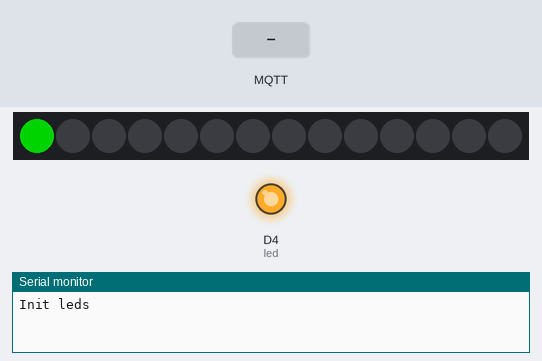
A sketch run on a simulated ESP8266 (NodeMCU). Shown: 14 RGB LEDs in strip order, left to right, output pins drawn as LEDs (lit = HIGH), the last lines printed to the serial monitor. The inputs (shaded band) are chosen by the test bench. Dim RGB values are drawn brighter than linear; WiFi joins after 1.5 s; servers stay silent unless stated; no MQTT or app messages arrive unless stated; pins used as bus, display or sensor lines are not drawn.

Above: at 1.6 s.
4.6 s: MQTT message "200" arrives on the second subscribed topic
6.1 s: MQTT message "0" arrives on the third subscribed topic
At 6.4 s:
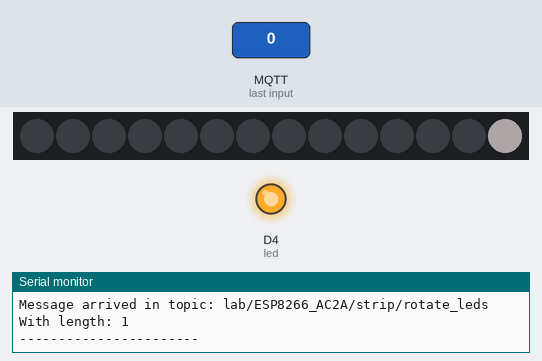
Timing chart, 0 to 9.1 s (numbered marks = the images above; inputs shaded):
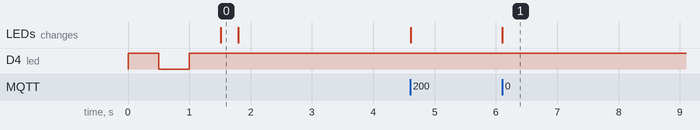

The sketch:

esp_mqtt_leds.ino
```cpp
#include "Config.h"
#include "WIFI.h"
#include "Server.h"
#include "leds.h"
#include "MQTT.h"


void setup(void){
  Serial.begin(115200);
  pinMode(led, OUTPUT);
  for(int i=0; i< 3; i++) {
    digitalWrite(led, !digitalRead(led));
    delay(500);
  }
  leds_init();
  WIFI_init(false);
  server_init();
  MQTT_init();
  mqtt_cli.publish("lab/ESP8266_AC2A/strip/state", "hello emqx");
  mqtt_cli.subscribe("lab/ESP8266_AC2A/strip/set_leds");
  mqtt_cli.subscribe("lab/ESP8266_AC2A/strip/set_leds_bytes");
  mqtt_cli.subscribe("lab/ESP8266_AC2A/strip/rotate_leds");
  mqtt_cli.subscribe("lab/ESP8266_AC2A/range");

}

void loop(void){
  server.handleClient();
  mqtt_cli.loop();
}
```

MQTT.h
```cpp
#include <PubSubClient.h>

PubSubClient mqtt_cli(wifiClient);

int get_int(byte* p, int s) {
  int v = (p[s] - '0')*100 + (p[s+1] - '0')*10 + p[s+2];
  return v;
}

void callback(char *topic, byte *payload, unsigned int length) {
    Serial.print("Message arrived in topic: ");
    Serial.println(topic);
    Serial.print("With length: ");
    Serial.println(length);
    if (strcmp(topic, "lab/ESP8266_AC2A/strip/set_leds") == 0) {
      int nleds = set_leds(payload, length);
      Serial.print("Set color for leds ");
      Serial.println(nleds);
    }
    if (strcmp(topic, "lab/ESP8266_AC2A/strip/set_leds_bytes") == 0) {
      int nleds = set_leds_bytes(payload, length);
      Serial.print("Set color for leds received in bytes");
      Serial.println(nleds);
    }
    if (strcmp(topic, "lab/ESP8266_AC2A/strip/rotate_leds") == 0) {
      rotate_leds();
    }
    if (strcmp(topic, "lab/ESP8266_AC2A/range") == 0) {
      int power = 1;
      int range = 0;
      for(int i =length-1; i >= 0; i--) {
        range = range + (payload[i] - '0') * power;
        power = power * 10;
      }
      Serial.print("Range ");
      Serial.println(range);
      int nleds = int(range / 5);
      for(int i=0; i < NUM_LEDS;i++) {
        leds[i] = CRGB::Black;
        delay(1);
        FastLED.show();
      }
      for(int i=0; i < nleds;i++) {
        leds[i] = CRGB::Blue;
        delay(1);
        FastLED.show();
      }
    }
    Serial.println("-----------------------");
}

void MQTT_init(){
  mqtt_cli.setServer(mqtt_broker, mqtt_port);
  mqtt_cli.setBufferSize(2048);
  mqtt_cli.setCallback(callback);
  while (!mqtt_cli.connected()) {
      String client_id = "esp8266-" + String(WiFi.macAddress());
      Serial.print("The client " + client_id);
      Serial.println(" connects to the public mqtt broker\n");
      if (mqtt_cli.connect(client_id.c_str())){
          Serial.println("MQTT Connected");
      } else {
          Serial.print("failed with state ");
          Serial.println(mqtt_cli.state());
          delay(2000);
      }
  }
}
```

Server.h
```cpp
#include <ESP8266WebServer.h>

ESP8266WebServer server(80);

void handleRoot() {
  server.send(200,
              "text/html",
              "<form action=\"/LED\" method=\"POST\"><input type=\"submit\" value=\"Toggle LED\"></form>");
}

void handleLED() {
  digitalWrite(led, !digitalRead(led));
  server.sendHeader("Location","/"); // redirection to keep button on the screen
  server.send(303);
}

void handleSENSOR() {
  int data = analogRead(A0);
  //server.sendHeader("Location","/");
  server.send(200, "text/html", String(data));
}

void handleNotFound(){
  server.send(404, "text/plain", "404: Not found");
}

void server_init() {
  server.on("/", HTTP_GET, handleRoot);
  server.on("/LED", HTTP_POST, handleLED);
  server.on("/SENSOR", HTTP_GET, handleSENSOR);
  server.onNotFound(handleNotFound);

  server.begin();
  Serial.println("HTTP server started");
}
```

WIFI.h
```cpp
#include <ESP8266WiFi.h>
#include <WiFiClient.h>
#include <ESP8266WiFiMulti.h>

ESP8266WiFiMulti wifiMulti;
WiFiClient wifiClient;

String ip = "(IP unset)";

String id(){

  uint8_t mac[WL_MAC_ADDR_LENGTH];
  WiFi.softAPmacAddress(mac);
  String macID = String(mac[WL_MAC_ADDR_LENGTH - 2], HEX) + String(mac[WL_MAC_ADDR_LENGTH - 1], HEX);
  macID.toUpperCase();
  return macID;
}

bool StartAPMode() {
  Serial.println("Try WiFi in AP mode with name: "+ ssidAP + " " + id());
  IPAddress apIP(192, 168, 4, 1);
  WiFi.disconnect();
  WiFi.mode(WIFI_AP);
  WiFi.softAPConfig(apIP, apIP, IPAddress(255, 255, 255, 0));
  WiFi.softAP((ssidAP + " " + id()).c_str(), passwordAP.c_str());
  Serial.println("");
  Serial.println("WiFi up in AP mode with name: "+ ssidAP + " " + id());
  return true;
}

void StartCLIMode() {
  Serial.println("Try WiFi in CLIENT mode ");
  wifiMulti.addAP(ssidCLI, passwordCLI);
  //it is possible to add more networks to connect
  while(wifiMulti.run() != WL_CONNECTED) {

  }
  Serial.println("WiFi in CLIENT mode ");
}

void WIFI_init(bool mode_ap) {
    if (mode_ap) {
      StartAPMode();
      ip = WiFi.softAPIP().toString();
    } else {
      StartCLIMode();
      ip = WiFi.localIP().toString();
    }
    Serial.println("IP address: ");
    Serial.println(ip);
}
```

leds.h
```cpp
#define FASTLED_INTERNAL
#include <FastLED.h>

#define DATA_PIN D4
#define CLOCK_PIN 3

CRGB leds[NUM_LEDS];

void leds_init()
{
  FastLED.addLeds<WS2812B, DATA_PIN, GRB>(leds, NUM_LEDS);
  Serial.println("Init leds");
  for(int i=0; i < NUM_LEDS;i++) {
    leds[i] = CRGB::Green;
    delay(10);
    FastLED.show();
  }
  for(int i=0; i < NUM_LEDS;i++) {
    leds[i] = CRGB::Black;
    delay(10);
    FastLED.show();
  }
  FastLED.clear();
}

int get_channel(byte* p, int s) {
  int v = (p[s] - '0')*100 + (p[s+1] - '0')*10 + (p[s+2] - '0');
  return v;
}

int set_leds(byte *payload, unsigned int length) {
  int nleds = (length/9);
  nleds = nleds > NUM_LEDS ? NUM_LEDS : nleds;
  for (int i = 0; i < nleds ; i++) {
      int s = i * 9;
      int r = get_channel(payload, s);
      int g = get_channel(payload, s+3);
      int b = get_channel(payload, s+6);
      //Serial.println(r);
      //Serial.println(g);
      //Serial.println(b);
      leds[i] = CRGB(r, g, b);
  }
  FastLED.show();
  return nleds;
}

int set_leds_bytes(byte *payload, unsigned int length) {
  int nleds = (length/3);
  nleds = nleds > NUM_LEDS ? NUM_LEDS : nleds;
  for (int i = 0; i < nleds ; i++) {
      int s = i * 3;
      int r = payload[s];
      int g = payload[s+1];
      int b = payload[s+2];
      Serial.println(r);
      Serial.println(g);
      Serial.println(b);
      leds[i] = CRGB(r, g, b);
  }
  FastLED.show();
  return nleds;
}

void rotate_leds() {
  CRGB first_led = leds[0];
  for (int i = 0; i < NUM_LEDS-1; i++) {
    leds[i] = leds[i+1];
  }
  leds[NUM_LEDS-1] = first_led;
  FastLED.show();
}
```

Config.h
```cpp
String ssidAP = "ESP_WIFI"; // имя контроллера и точки доступа
String passwordAP = "ESP8266123"; // пароль точки доступа

//char* ssidCLI = "YOUR_SSID"; // имя контроллера и точки доступа
//char* passwordCLI = "YOUR_PASS"; // пароль точки доступа

char* ssidCLI = "iPhone (Егор)";
char* passwordCLI = "123456789";

char* mqtt_broker = "broker.emqx.io";

const int mqtt_port = 1883;

const int led = 2;

const int NUM_LEDS = 14;
```

Measured:
- after the input at 6.1 s, the LEDs: change at once (image 1)
